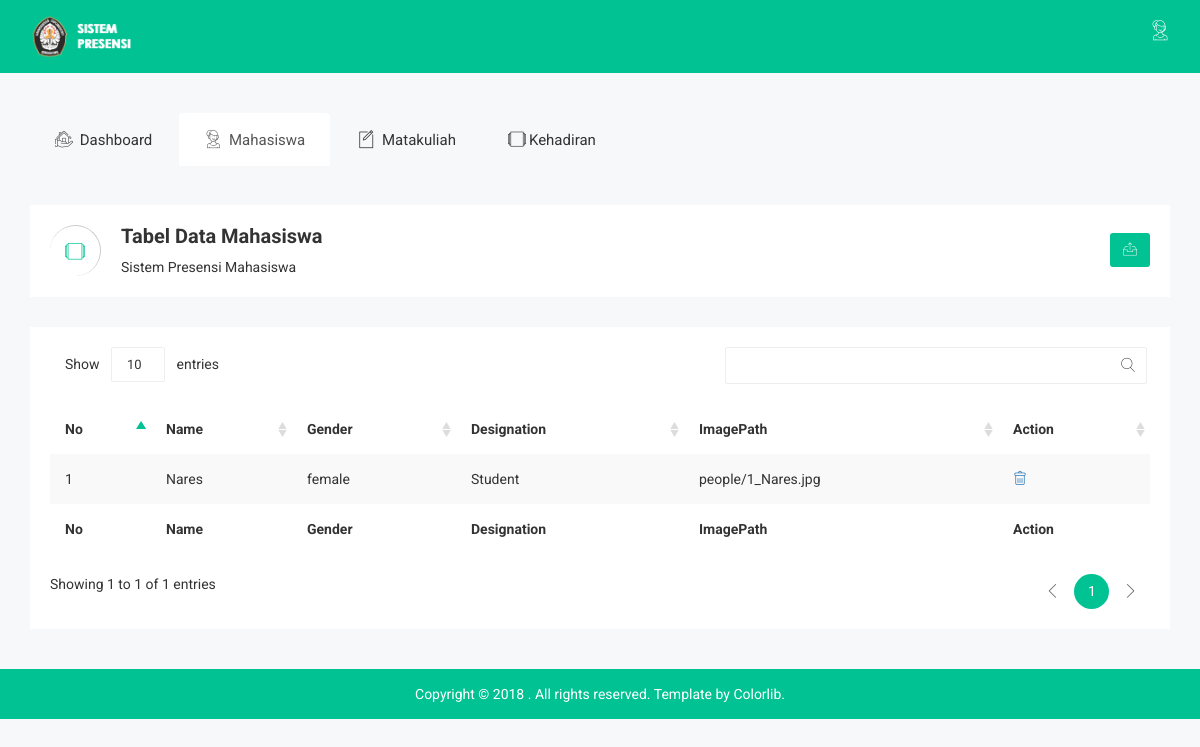
Screenshot of /index.php/mahasiswa with the database file from the repository.
### tables this page shows
CREATE TABLE `person` (
  `id_person` int(100) NOT NULL,
  `name` varchar(100) NOT NULL,
  `designation` varchar(10) NOT NULL,
  `gender` varchar(10) NOT NULL,
  `imagePath` varchar(100) NOT NULL
);

### application/controllers/mahasiswa.php (called while the page is built, shortened)
<?php
class mahasiswa extends CI_Controller{
	function __construct(){
        $this->load->model('model_data');
        $this->load->helper('url');
		$this->load->database();
		$this->load->library('session');
        }
	public function index()
	{
		$data['datas'] = $this->model_data->tampil_mahasiswa()->result();
		$this->load->view('templates/header');
		$this->load->view('templates/sidebar_mahasiswa');
		$this->load->view('v_mahasiswa', $data);
		$this->load->view('templates/footer');
	}
}

### index.php (called while the page is built, shortened)
<?php
require_once BASEPATH.'core/CodeIgniter.php';

### application/models/model_data.php (called while the page is built, shortened)
<?php
class model_data extends CI_Model{
	public function tampil_mahasiswa(){
		return $this->db->get('person');
	}
}

### application/views/v_mahasiswa.php (the view, shortened to what this page needs)
<div class="breadcomb-area">
	<div class="container">
		<div class="row">
			<div class="col-lg-12 col-md-12 col-sm-12 col-xs-12">
				<div class="breadcomb-list">
					<div class="row">
						<div class="col-lg-6 col-md-6 col-sm-6 col-xs-12">
							<div class="breadcomb-wp">
								<div class="breadcomb-icon">
									<i class="notika-icon notika-windows"></i>
								</div>
								<div class="breadcomb-ctn">
									<h2>Tabel Data Mahasiswa</h2>
									<p>Sistem <span class="bread-ntd">Presensi Mahasiswa</span></p>
								</div>
							</div>
						</div>
						<div class="col-lg-6 col-md-6 col-sm-6 col-xs-3">
							<div class="breadcomb-report">
                                   <a href="<?php echo base_url().'mahasiswa/export_excel/'; ?>" data-toggle="tooltip" data-placement="left" title="Download Report" class="btn"><i class="notika-icon notika-sent"></i></a>
							</div>
						</div>
					</div>
				</div>
			</div>
		</div>
	</div>
</div>
   <div class="data-table-area">
       <div class="container">
           <div class="row">
               <div class="col-lg-12 col-md-12 col-sm-12 col-xs-12">
                   <div class="data-table-list">
                       <div class="table-responsive">
                           <table id="data-table-basic" class="table table-striped">
                               <thead>
                                   <tr>
                                       <th>No</th>
                                       <th>Name</th>
                                       <th>Gender</th>
                                       <th>Designation</th>
                                       <th>ImagePath</th>
                                       <th>Action</th>
                                   </tr>
                               </thead>
                               <tbody>
                                   <?php
                                       foreach($datas as $b){ ?>
                                           <tr>
                                       <td><?php echo $b->id_person; ?></td>
                                       <td><?php echo $b->name; ?></td>
                                       <td><?php echo $b->gender; ?></td>
                                       <td><?php echo $b->designation; ?></td>
                                       <td><?php echo $b->imagePath; ?></td>
                                       <td>
                                           <a href="#deleteEmployeeModal" class="delete"  data-toggle="modal" onclick="getID(<?php echo $b->id_person?>)"><i class="notika-icon notika-trash" data-toggle="tooltip" title="delete">&#xE872;</i></a>
                                       </td>
                                   <?php } ?>
                                       </tr>
                               </tbody>
                               <tfoot>
                                   <tr>
                                       <th>No</th>
                                       <th>Name</th>
                                       <th>Gender</th>
                                       <th>Designation</th>
                                       <th>ImagePath</th>
                                       <th>Action</th>
                                   </tr>
                               </tfoot>
                           </table>
                       </div>
                   </div>
               </div>
           </div>
       </div>
   </div>

### assets/css/main.css (style rules this page uses)
html { color: #222; font-size: 1em; line-height: 1.4; }

### rows the page displays
person: id_person "1", name "Nares", gender "female", designation "Student", imagePath "people/1_Nares.jpg"
